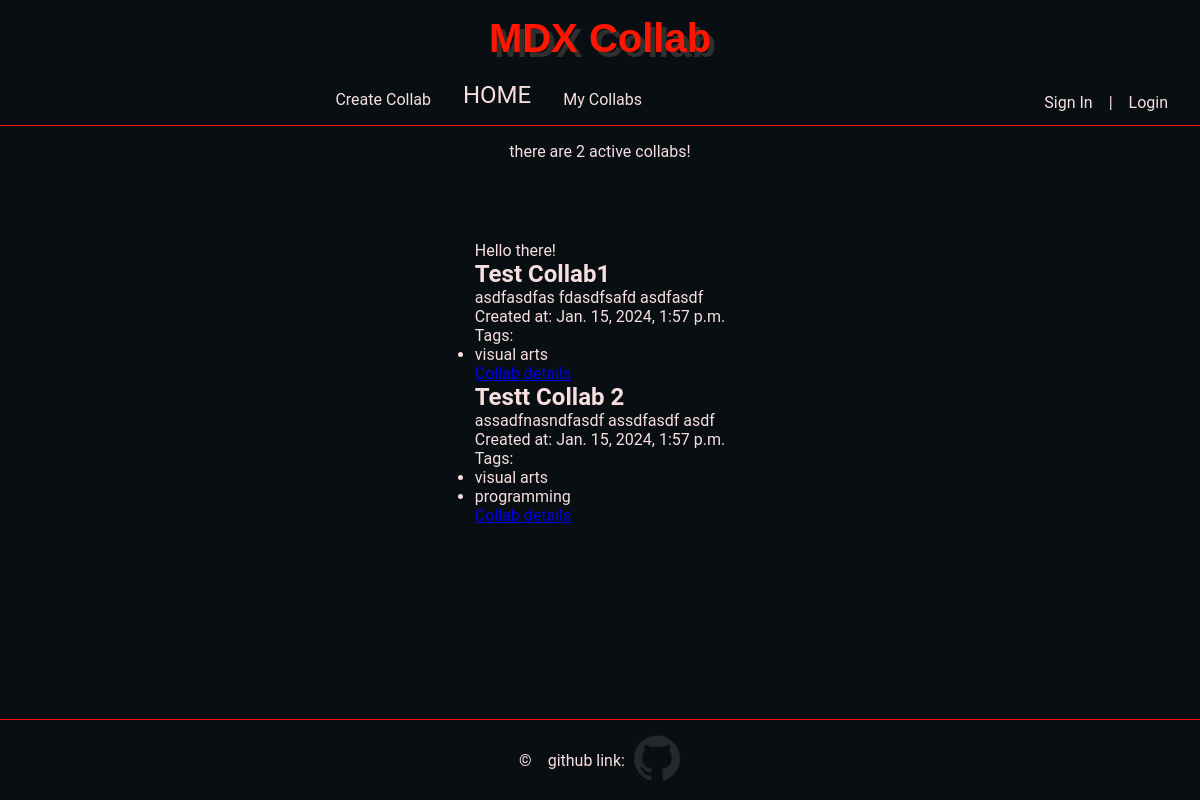
The page / on the database its author committed.
### collabs/models.py (models this page shows, shortened)
class Collab(models.Model):
    title = models.CharField(max_length=200)
    description = models.TextField()
    active = models.BooleanField(default=True)
    tags = models.ManyToManyField(CollabTag)
    created_at = models.DateTimeField(auto_now_add=True)
    image = models.ImageField(upload_to='images/', blank=True, null=True)

class CollabTag(models.Model):
    name = models.CharField(max_length=200)

### Core/views.py (the view)
# urls.py: path("", views.home, name="index"),
def home(request):
    active_collabs = Collab.objects.filter(active=True)
    return render(
        request,
        'Core/index.html',
        {'collabs': active_collabs}
    )

### Mycollabs/context_processors.py (called while the page is built)
def active_collabs(request):
    return {'active_collabs_count': Collab.objects.filter(active=True).count()}

### Core/templates/Core/index.html (shortened to what this page needs)
{% extends "core/base.html" %}
{% block content %}
<span> Hello there!</span>
{% for collab in collabs %}
    <div>
        <h2>{{ collab.title }}</h2>
        <p>{{ collab.description }}</p>
        <p>Created at: {{ collab.created_at }}</p>
        <p>Tags:</p>
        <ul>
            {% for tag in collab.tags.all %}
                <li>{{ tag.name }}</li>
            {% endfor %}
        </ul>
        <a href="{% url 'collabs:collab' collab.id %}" class="">Collab details</a>
    </div>
{% empty %}
    <p>No collaborations to display.</p>
{% endfor %}
{% endblock %}

### Core/templates/Core/base.html (shortened to what this page needs)
<!DOCTYPE html>
<html>
    <head>
        {% load static %}
        <link rel="stylesheet" type="text/css" href="{% static 'Core/style.css' %}" />
    </head>
    <body>
    <header>
        <a href="{% url 'Core:index' %}" class="btn"><button><h1>MDX Collab</h1></button></a>
    </header>
    <nav>
        <ul>
            <li><a href="">Create Collab</a></li>
            <li><a href="">HOME</a></li>
            <li><a href="">My Collabs</a></li>
            <li><a href="">Sign In</a> | <a href="">Login</a></li>
        </ul>
        <p>there are {{ active_collabs_count }} active collabs!</p>
    </nav>
    <main>
        {% block content %}{% endblock %}
    </main>
    <footer>©  github link: <a href="https://github.com/DomanskiFilip/MyCollab"><img src="{% static 'img/logo_github.png' %}" alt=""></a></footer>
    </body>
</html>

### Core/static/Core/style.css (style rules this page uses)
:root { --main: #080e12; --text: #f7dfdf; --text-highlite: #ff1500; --shadow: #2f2f2f; }
* { margin: 0; padding: 0; }
body { display: flex; flex-direction: column; align-items: center; background-color: var(--main); min-height: 100vh; width: 100vw; font-family: 'Roboto', sans-serif; color: var(--text); }
header { width: 100%; display: flex; justify-content: center; align-items: center; background-color: var(--main); }
header button { background-color: var(--main); border: none; outline: none; }
header button h1 { font-size: 2.5rem; padding: 1rem; color: var(--text-highlite); text-shadow: 5px 5px var(--shadow); }
nav { width: 100%; display: flex; flex-direction: column; justify-content: center; align-items: center; margin-bottom: 5rem; }
nav ul { display: flex; flex-direction: row; justify-content: center; list-style-type: none; width: 100%; border-bottom: 1px solid var(--text-highlite); margin-bottom: 1rem; }
nav ul li { display: flex; flex-direction: column; justify-content: end; height: 1rem; padding: 1rem; }
nav ul li a { text-decoration: none; color: var(--text); font-size: 1.5rem; }
nav ul li:nth-of-type(1) { display: flex; flex-direction: row; align-items: flex-end; flex: 1; }
nav ul li:nth-of-type(4) { display: flex; flex-direction: row; align-self: flex-end; width: 42.5%; }
nav ul li:nth-of-type(1) a { font-size: 1rem; }
nav ul li:nth-of-type(3) a { font-size: 1rem; }
nav ul li:nth-of-type(4) a { font-size: 1rem; margin-left: 1rem; margin-right: 1rem; }
footer { height: 5rem; width: 100vw; display: flex; flex-direction: row; justify-content: center; align-items: center; margin-top: 2rem; border-top: 1px solid var(--text-highlite); }
footer a img { height: 48px; width: 48px; border-radius: 100%; margin-left: 0.5rem; }

### rows shown on the page
Collab: title "Test Collab1", description "asdfasdfas fdasdfsafd asdfasdf", created_at "Jan. 15, 2024, 1:57 p.m."
CollabTag: name "visual arts"
Collab: title "Testt Collab 2", description "assadfnasndfasdf assdfasdf asdf", created_at "Jan. 15, 2024, 1:57 p.m."
CollabTag: name "programming"

### other values the page prints
{{ active_collabs_count }} "2"
